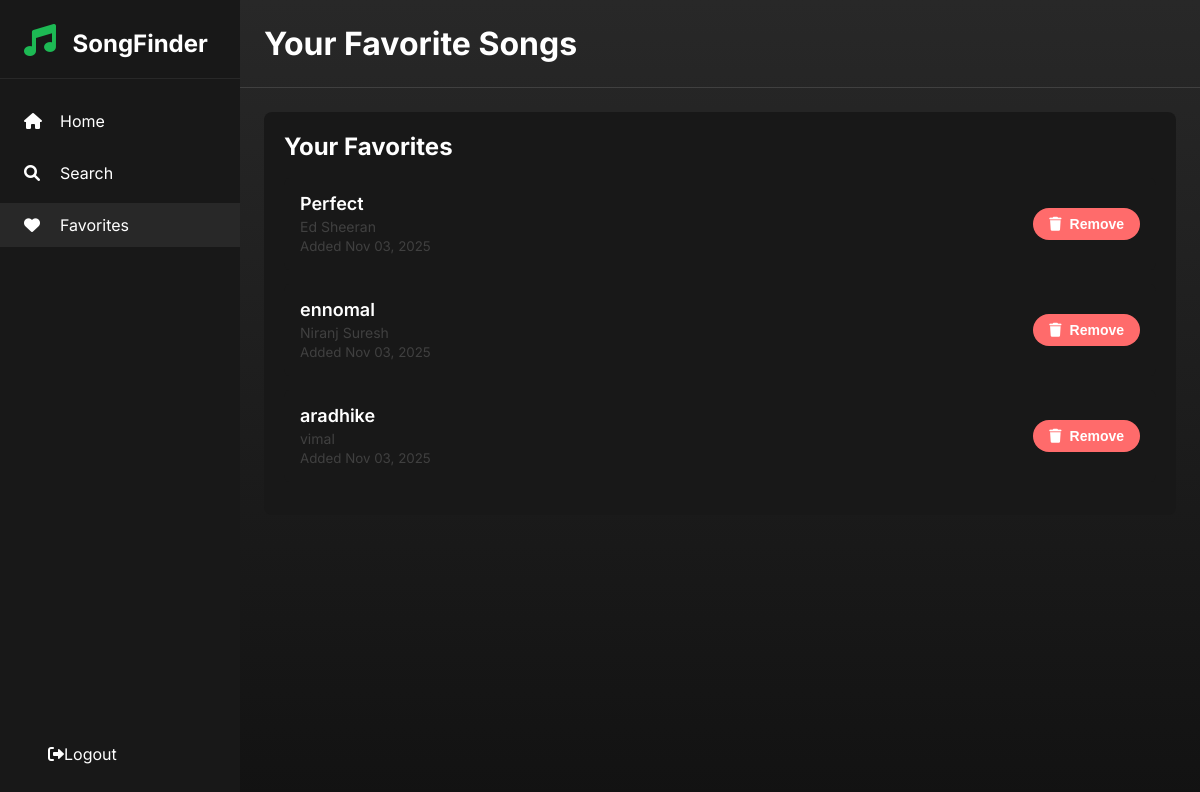
Page /api/favorites/ (signed in) on the earlier database version.
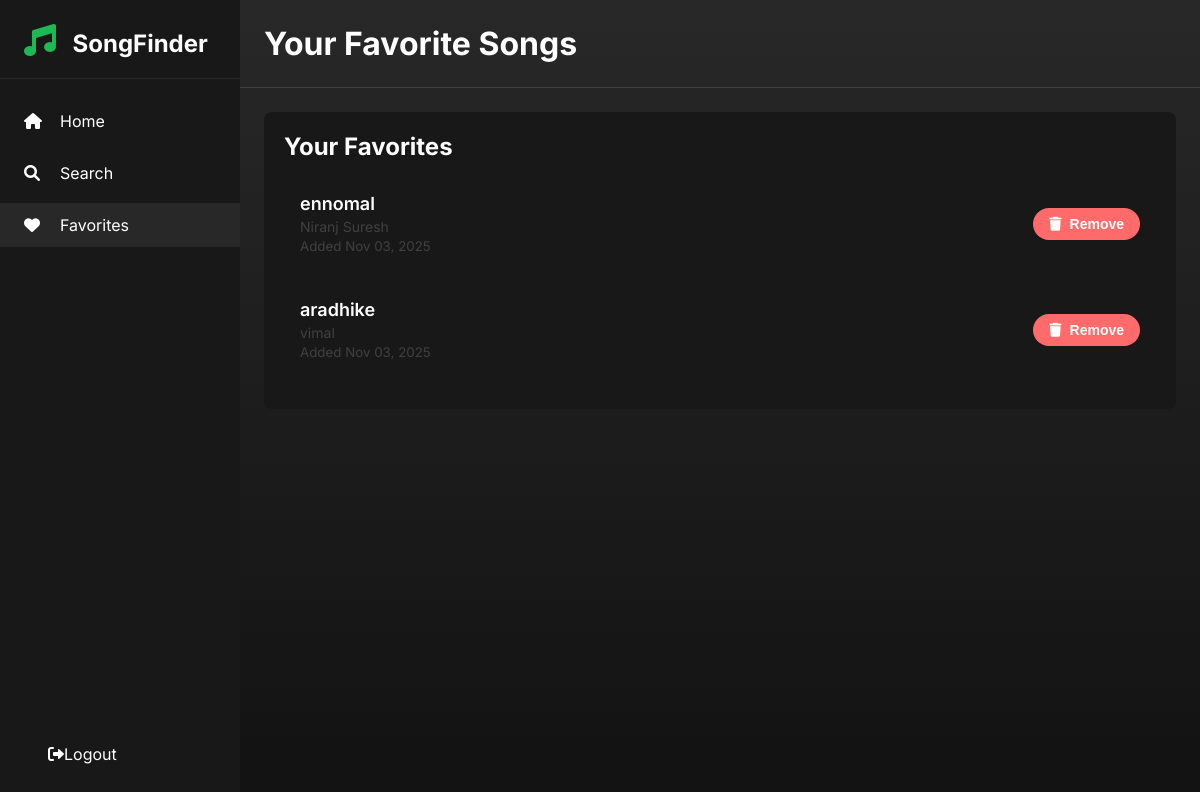
Same page on the later database version.
### music/models.py (models this page shows, shortened)
class Favorite(models.Model):
    user = models.ForeignKey(User, on_delete=models.CASCADE)
    song = models.CharField(max_length=255)
    artist = models.CharField(max_length=255)
    album = models.CharField(max_length=255, blank=True, null=True)
    added_at = models.DateTimeField(auto_now_add=True)
    class Meta:
        unique_together = ('user', 'song')

### music/views.py (the view)
# urls.py: path('favorites/', views.favorites_page, name='favorites_page'),
@login_required
def favorites_page(request):
    favorites = Favorite.objects.filter(user=request.user)
    return render(request, 'music/favorites.html', {'favorites': favorites})

### music/templates/music/favorites.html (shortened to what this page needs)
{% extends 'music/base.html' %}
{% block page_title %}Your Favorite Songs{% endblock %}
{% block content %}
<div class="card">
    <h2>Your Favorites</h2>
    {% if favorites %}
        <div id="favorites-list">
            {% for favorite in favorites %}
            <div class="song-card" data-id="{{ favorite.id }}">
                <div class="song-info">
                    <div class="song-title">{{ favorite.song }}</div>
                    <div class="song-artist">{{ favorite.artist }}</div>
                    <small style="color: var(--spotify-light-gray);">
                        Added {{ favorite.added_at|date:"M d, Y" }}
                    </small>
                </div>
                <div class="song-actions">
                    <button class="btn btn-danger remove-btn" data-id="{{ favorite.id }}">
                        <i class="fas fa-trash"></i> Remove
                    </button>
                </div>
            </div>
            {% endfor %}
        </div>
    {% else %}
        <p>You haven't added any favorites yet. <a href="{% url 'search_page' %}">Start searching</a> to add some!</p>
    {% endif %}
</div>
{% endblock %}

Differences in the rows shown:
removed Favorite: song "Perfect", artist "Ed Sheeran", added_at "Nov 03, 2025"
